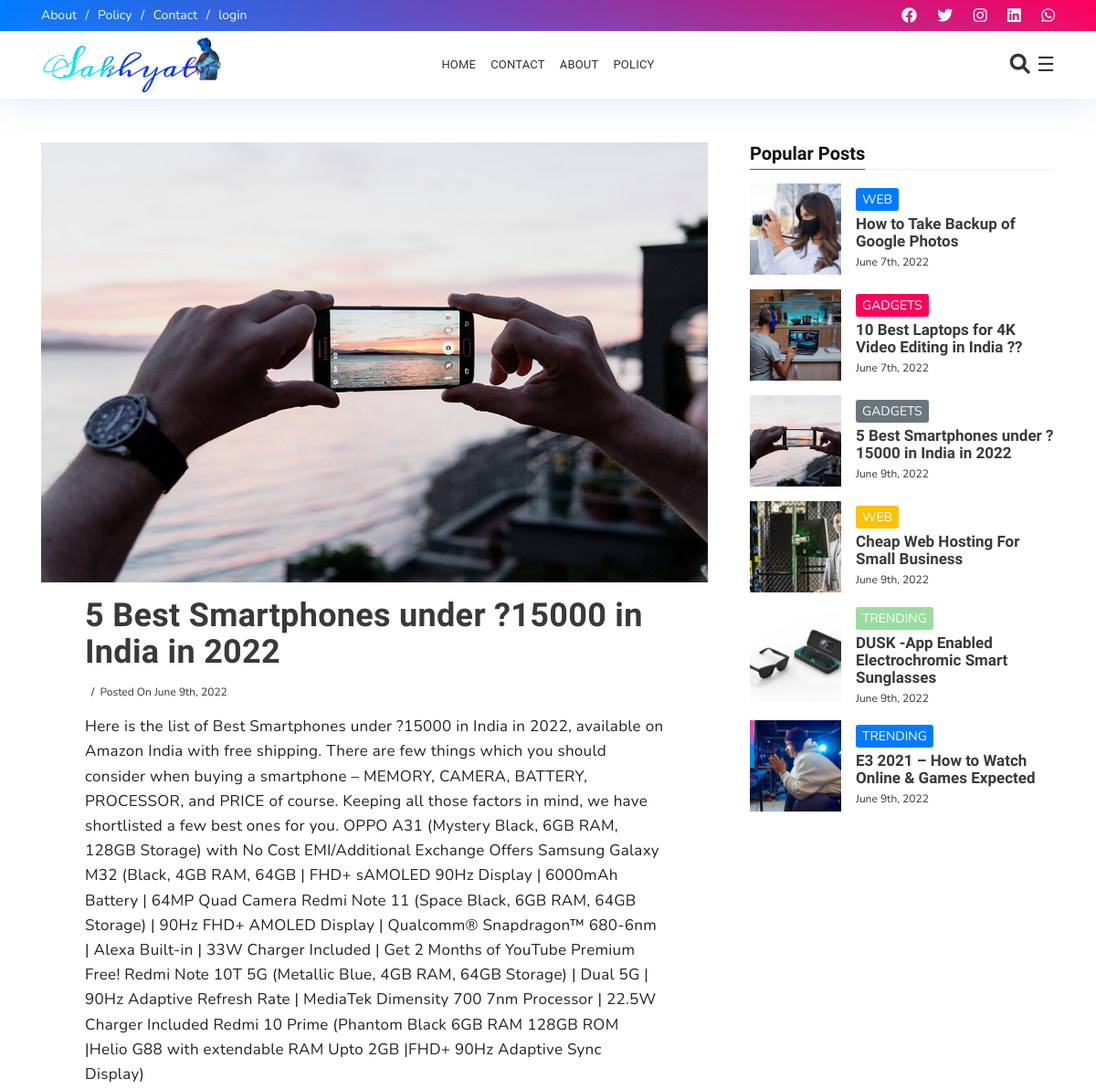
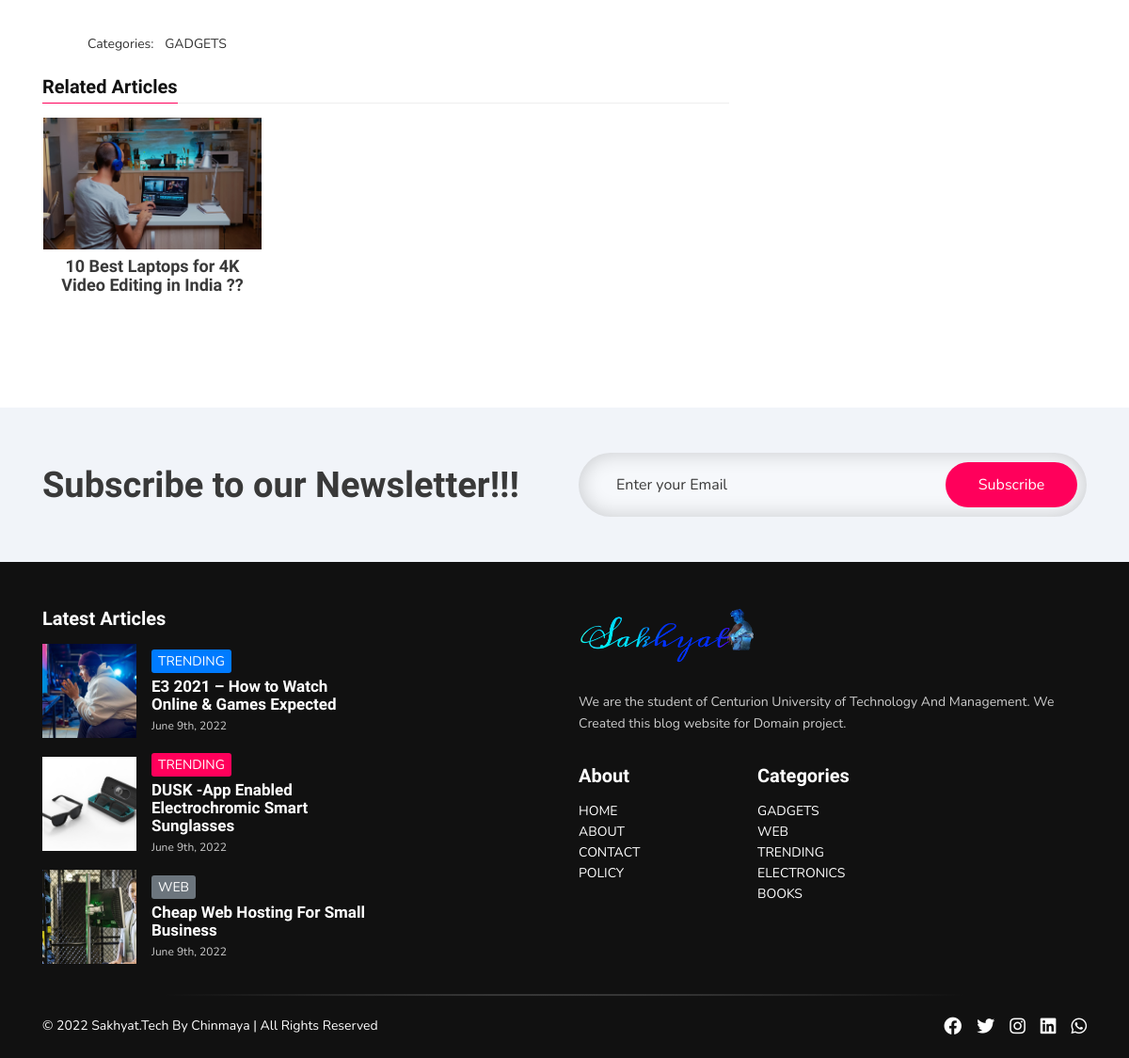
Screenshot of /post.php?id=3 with the database file from the repository (2 pictures, top to bottom).
### tables this page shows
CREATE TABLE `posts` (
  `id` int(11) NOT NULL,
  `title` text NOT NULL,
  `content` text NOT NULL,
  `created_at` timestamp NOT NULL DEFAULT current_timestamp(),
  `category_id` int(11) NOT NULL
);

CREATE TABLE `images` (
  `id` int(11) NOT NULL,
  `post_id` int(11) NOT NULL,
  `image` text NOT NULL
);

CREATE TABLE `category` (
  `id` int(11) NOT NULL,
  `name` varchar(200) NOT NULL
);

### post.php (the view, shortened to what the rows shown need)
<?php
    require('includes/database.php');
    require('includes/function.php');
?>
<!DOCTYPE html>
<html lang="en">
<head>
    <link href="./css/animate.min.css" rel="stylesheet" media="screen">
    <link href="./css/fonts.css" rel="stylesheet" media="screen">
    <link href="./css/bootstrap.min.css" rel="stylesheet" media="screen">
    <link href="./css/style.css" rel="stylesheet" media="screen">
    <link rel="stylesheet" href="https://cdnjs.cloudflare.com/ajax/libs/font-awesome/6.0.0-beta2/css/all.min.css"
 />
</head>
<body>
    <?php
        include_once('includes/navbar.php')
    ?>
    <div class="outer-wrapper my-5" id="outer-wrapper">
        <div class="container fbt-elastic-container">
            <div class="row justify-content-center">
                <div class="fbt-main-wrapper col-lg-8 mb-5 mb-lg-0">
                    <div id="main-wrapper">
                        <div class="main-section" id="main_content">
                            <div class="blog-posts fbt-item-post-wrap">
                                <div class="blog-post fbt-item-post">
                                    <?php
                                        $post_id=$_GET['id'];
                                        $postQuery="SELECT * FROM posts WHERE id=$post_id";
                                        $runPQ=mysqli_query($db,$postQuery);
                                        $post=mysqli_fetch_assoc($runPQ);
                                    ?>
                                    <div class="featuredImageContainer">
                                        <div class="fbt-item-thumbnail">
                                            <?php
                                                    $post_images=getImagesByPost($db,$post['id']);
                                                    ?>
                                            <img alt="" class="post-thumbnail lazyloaded"
                                                data-src="images/<?=$post_images ?>" src="images/<?=$post_images ?>">
                                        </div>
                                        <div class="fbt-item-caption mt-3 px-5">
                                            <h1 class="post-title">
                                                <?=$post['title']?>
                                            </h1>
                                            <div class="item-post-meta mt-3">
                                                <div class="post-meta mb-3">
                                                    <span class="post-author"></span>
                                                    <span class="post-date published">
                                                        Posted On
                                                        <?=date('F jS, Y',strtotime($post['created_at']))?>
                                                    </span>
                                                </div>
                                            </div>
                                        </div>
                                    </div>
                                    <div class="post-body post-content px-5">
                                        <p>
                                            <?=$post['content']?>
                                        </p>
                                    </div>
                                    <div class="post-footer">
                                        <div class="row justify-content-center">
                                            <div class="col-lg-12">
                                                <div class="row align-items-center my-4">
                                                    <div class="col-xl-7 text-center text-xl-left mb-3 mb-xl-0">
                                                        <div class="post-labels pl-xl-5">
                                                            <span class="mr-2">Categories:</span>
                                                            <span class="label-head Label">
                                                                <?=getCategory($db,$post['category_id'])?>
                                                            </span>
                                                        </div>
                                                    </div>
                                                </div>
                                            </div>
                                        </div>
                                        <div class="fbt-rel-post-wrapper mb-5">
                                            <div id="related-posts">
                                                <div class="row px-2">
                                                    <?php
                                                        $pquery="SELECT * FROM posts WHERE category_id={$post['category_id']} ORDER BY id DESC";
                                                        $prun=mysqli_query($db,$pquery);
                                                        while($rpost=mysqli_fetch_assoc($prun)){
                                                            $rpost_images=getImagesByPost($db,$rpost['id']);
                                                            if($rpost['id']==$post_id){
                                                                continue;
                                                            }
                                                            ?>
                                                    <div class="col-xl-4 col-lg-6 col-md-4 col-sm-6 mb-4 rp-item px-2">
                                                        <div class="fbt-post-thumbnail">
                                                            <a href="post.php?id=<?=$rpost['id']?>">
                                                                <img alt="" class="post-thumbnail lazyloaded"
                                                                    data-src="images/<?=$rpost_images ?>"
                                                                    src="images/<?=$rpost_images ?>">
                                                            </a>
                                                        </div>
                                                        <div class="fbt-post-caption text-center mt-2 px-2">
                                                            <h5>
                                                                <a href="post.php?id=<?=$rpost['id']?>">
                                                                    <?=$rpost['title']?>
                                                                </a>
                                                            </h5>
                                                        </div>
                                                    </div>
                                                    <?php
                                                        }
                                                    ?>
                                                </div>
                                            </div>
                                        </div>
                                    </div>
                                </div>
                            </div>
                        </div>
                    </div>
                </div>
                <?php
                        include_once('includes/sidebar.php')
                    ?>
            </div>
        </div>
    </div>
    <?php
            include_once('includes/newsletter.php')
        ?>
    <?php
            include_once('includes/footer.php')
         ?>
    </div>
</body>
</html>

### includes/sidebar.php (shortened to what the rows shown need)
<div class="fbt-main-sidebar col-lg-4">
                        <div class="fbt-main-sidebar__content h-100 pl-lg-3">
                            <div class="widget fbt_list_posts mb-5">
                                <div class="widget-content">
                                    <?php
                                        $postQuery="SELECT * FROM posts LIMIT 10";
                                        $runPQ=mysqli_query($db,$postQuery);
                                        while($post=mysqli_fetch_assoc($runPQ)){
                                            $post_images=getImagesByPost($db,$post['id']);
                                            ?>
                                                <article class="post mb-3">
                                                    <div class="post-content media align-items-center">
                                                        <div class="fbt-item-thumbnail clearfix">
                                                            <a href="post.php?id=<?=$post['id']?>">
                                                                <img alt="" class="post-thumbnail lazyloaded" data-src="images/<?=$post_images ?>"
                                                                    src="images/<?=$post_images ?>">
                                                            </a>
                                                        </div>
                                                        <div class="ml-3 fbt-title-caption media-body">
                                                            <span class="pp-post-tag"><?=getCategory($db,$post['category_id'])?></span>
                                                            <h3 class="post-title">
                                                                <a href="post.php?id=<?=$post['id']?>"><?=$post['title']?></a>
                                                            </h3>
                                                            <div class="post-meta">
                                                                <span class="post-date published"><?=date('F jS, Y',strtotime($post['created_at']))?></span>
                                                            </div>
                                                        </div>
                                                    </div>
                                                </article>
                                            <?php
                                        }
                                    ?>
                                </div>
                            </div>
                        </div>
                    </div>

### includes/footer.php (shortened to what the rows shown need)
<div class="footer-dark footer-black pt-5" id="footer-content">
            <div class="container pb-4">
                <div class="row clearfix">
                    <div class="col-lg-4">
                        <div class="footer-1 section">
                            <div class="fbt_list_posts">
                                <div class="widget-content">
                                    <?php
                                        $postQuery="SELECT * FROM posts ORDER BY id DESC LIMIT 3";
                                        $runPQ=mysqli_query($db,$postQuery);
                                        while($post=mysqli_fetch_assoc($runPQ)){
                                            $post_images=getImagesByPost($db,$post['id']);
                                            ?>
                                                <article class="post mb-3">
                                                    <div class="post-content media align-items-center">
                                                        <div class="fbt-item-thumbnail clearfix">
                                                            <a href="post.php?id=<?=$post['id']?>">
                                                                <img alt="" class="post-thumbnail lazyloaded" data-src="images/<?=$post_images ?>"
                                                                    src="images/<?=$post_images?>">
                                                            </a>
                                                        </div>
                                                        <div class="ml-3 fbt-title-caption media-body">
                                                            <span class="pp-post-tag"><?=getCategory($db,$post['category_id'])?></span>
                                                            <h3 class="post-title">
                                                                <a href="post.php?id=<?=$post['id']?>">
                                                                <?=$post['title']?>
                                                                </a>
                                                            </h3>
                                                            <div class="post-meta">
                                                                <span class="post-date published"><?=date('F jS, Y',strtotime($post['created_at']))?></span>
                                                            </div>
                                                        </div>
                                                    </div>
                                                </article>
                                            <?php
                                        }
                                    ?>
                                </div>
                            </div>
                        </div>
                    </div>
                </div>
            </div>
        </div>

### rows the page displays
posts: id.image (picture), title "5 Best Smartphones under ?15000 in India in 2022", created_at "June 9th, 2022", content "Here is the list of Best Smartphones under ?15000 in India in 2022, available on Amazon India with free shipping. There are few things which you should consider when buying a smartphone – MEMORY, CAMERA, BATTERY, PROCESSOR, and PRICE of course. Keeping all those factors in mind, we have shortlisted a few best ones for you. OPPO A31 (Mystery Black, 6GB RAM, 128GB Storage) with No Cost EMI/Additional Exchange Offers Samsung Galaxy M32 (Black, 4GB RAM, 64GB | FHD+ sAMOLED 90Hz Display | 6000mAh Battery | 64MP Quad Camera Redmi Note 11 (Space Black, 6GB RAM, 64GB Storage) | 90Hz FHD+ AMOLED Display | Qualcomm® Snapdragon™ 680-6nm | Alexa Built-in | 33W Charger Included | Get 2 Months of YouTube…", category.name "GADGETS"
posts: id.image (picture), title "10 Best Laptops for 4K Video Editing in India ??", category.name "GADGETS", created_at "June 7th, 2022"
posts: id.image (picture), category.name "WEB", title "How to Take Backup of Google Photos", created_at "June 7th, 2022"
posts: id.image (picture), category.name "WEB", title "Cheap Web Hosting For Small Business", created_at "June 9th, 2022"
posts: id.image (picture), category.name "TRENDING", title "DUSK -App Enabled Electrochromic Smart Sunglasses", created_at "June 9th, 2022"
posts: id.image (picture), category.name "TRENDING", title "E3 2021 – How to Watch Online & Games Expected", created_at "June 9th, 2022"
